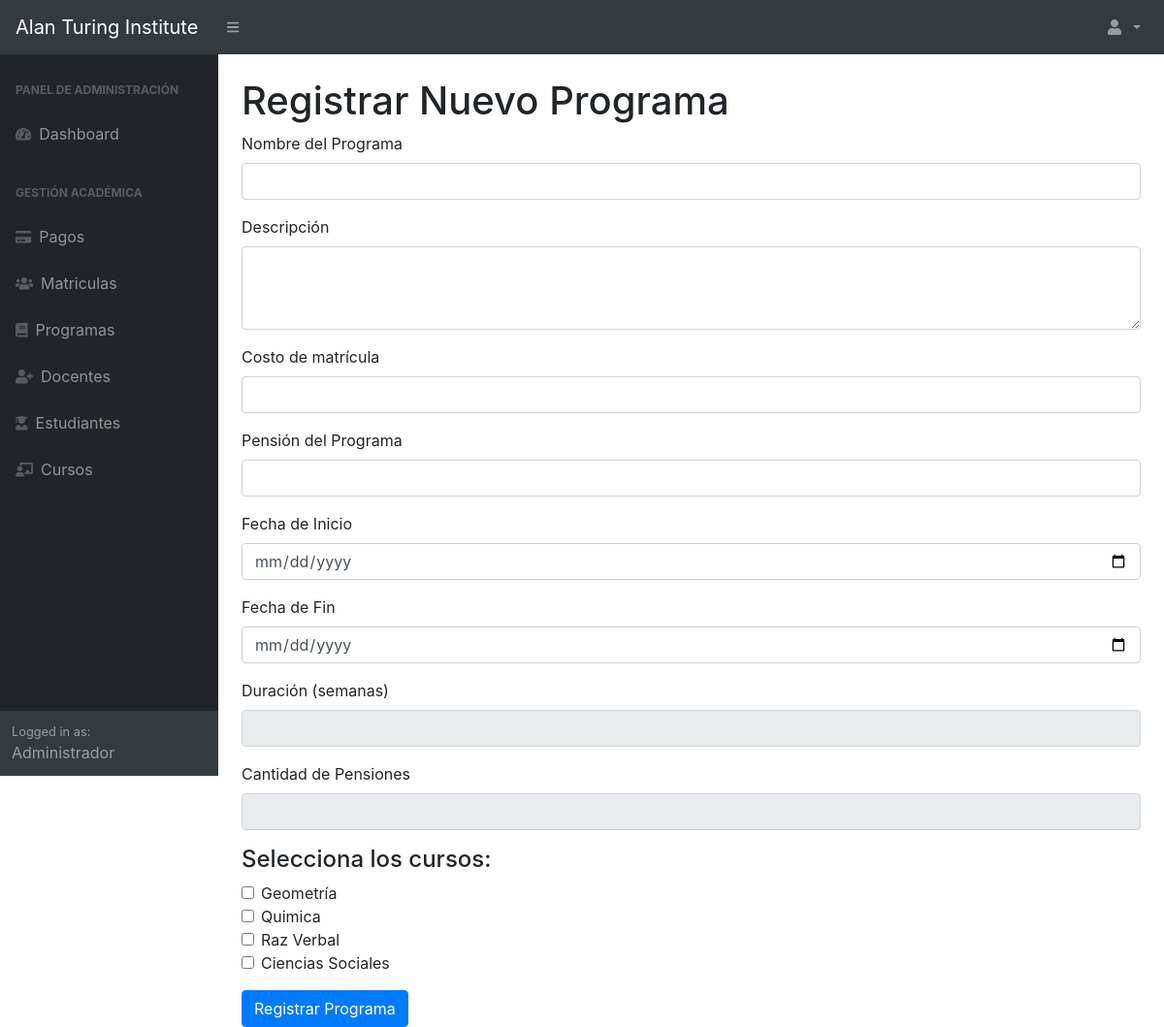
The page /Views/RegistrarPrograma.php (signed in) on the database its author committed.
### tables this page shows
CREATE TABLE `cursos` (
  `id_curso` int(11) NOT NULL,
  `nombre_curso` varchar(100) NOT NULL,
  `descripcion` text NOT NULL,
  `id_docente` int(11) NOT NULL
);

### Controllers/RegistrarProgramaController.php (called while the page is built, shortened)
<?php
class RegistrarProgramaController {
    private $model;
    public function __construct($model) {
        $this->model = $model;
    }
    public function getCursos() {
        return $this->model->obtenerCursos();
    }
}
?>

### Models/RegistrarProgramaModel.php (called while the page is built, shortened)
<?php
class RegistrarProgramaModel {
    private $pdo;
    public function __construct($pdo) {
        $this->pdo = $pdo;
    }
    public function obtenerCursos() {
        try {
            $stmt = $this->pdo->prepare("SELECT id_curso, nombre_curso FROM cursos");
            $stmt->execute();
            return $stmt->fetchAll(PDO::FETCH_ASSOC);
        } catch (Exception $e) {
            return false;
        }
    }
}
?>

### Views/RegistrarPrograma.php (the view, shortened to what this page needs)
<?php
require_once('../Config/conexion.php');
require_once('../Controllers/RegistrarProgramaController.php');
require_once('../Models/RegistrarProgramaModel.php');
$model = new RegistrarProgramaModel($pdo);
$controller = new RegistrarProgramaController($model);
$cursos = $controller->getCursos();
?>
<!DOCTYPE html>
<html lang="es">
<head>
    <link href="../assets/css/styles.css" rel="stylesheet" />
</head>
<body class="sb-nav-fixed">
    <?php include('header.php'); ?>
    <div id="layoutSidenav">
        <?php include('sidebar.php'); ?>
        <div id="layoutSidenav_content">
            <main>
                <div class="container-fluid px-4">
                    <h1 class="mt-4">Registrar Nuevo Programa</h1>
                    <form action="RegistrarPrograma.php" method="POST">
                        <div class="form-group">
                            <label for="nombre_programa">Nombre del Programa</label>
                            <input type="text" class="form-control" id="nombre_programa" name="nombre_programa" required>
                        </div>
                        <div class="form-group">
                            <label for="descripcion">Descripción</label>
                            <textarea class="form-control" id="descripcion" name="descripcion" rows="3" required></textarea>
                        </div>
                        <div class="form-group">
                            <label for="costo">Costo de matrícula</label>
                            <input type="number" class="form-control" id="costo" name="costo" step="0.01" required>
                        </div>
                        <div class="form-group">
                            <label for="pension">Pensión del Programa</label>
                            <input type="number" class="form-control" id="pension" name="pension" step="0.01" required>
                        </div>
                        <div class="form-group">
                            <label for="fecha_inicio">Fecha de Inicio</label>
                            <input type="date" class="form-control" id="fecha_inicio" name="fecha_inicio" required onchange="calcularDuracion()">
                        </div>
                        <div class="form-group">
                            <label for="fecha_fin">Fecha de Fin</label>
                            <input type="date" class="form-control" id="fecha_fin" name="fecha_fin" required onchange="calcularDuracion()">
                        </div>
                        <div class="form-group">
                            <label for="duracion">Duración (semanas)</label>
                            <input type="number" class="form-control" id="duracion" name="duracion" readonly required>
                        </div>
                        <div class="form-group">
                            <label for="pensiones">Cantidad de Pensiones</label>
                            <input type="number" class="form-control" id="pensiones" name="pensiones" readonly required>
                        </div>
                        <h4>Selecciona los cursos:</h4>
                        <div class="form-group">
                            <?php foreach ($cursos as $curso): ?>
                                <div class="form-check">
                                    <input type="checkbox" class="form-check-input" id="curso_<?php echo $curso['id_curso']; ?>" name="curso[]" value="<?php echo $curso['id_curso']; ?>">
                                    <label class="form-check-label" for="curso_<?php echo $curso['id_curso']; ?>">
                                        <?php echo $curso['nombre_curso']; ?>
                                    </label>
                                </div>
                            <?php endforeach; ?>
                        </div>
                        <button type="submit" class="btn btn-primary">Registrar Programa</button>
                    </form>
                </div>
            </main>
        </div>
    </div>
</body>
</html>

### rows shown on the page
cursos: nombre_curso "Geometría"
cursos: nombre_curso "Quimica"
cursos: nombre_curso "Raz Verbal"
cursos: nombre_curso "Ciencias Sociales"
